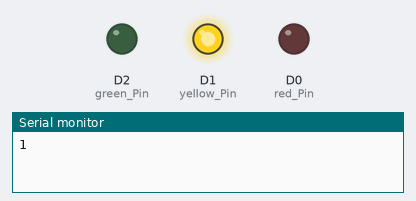
This sketch was run on a simulated ESP8266 (NodeMCU). Shown: output pins drawn as LEDs (lit = HIGH), the last lines printed to the serial monitor. Random numbers use the default seed unless the sketch sets one.

Above: at 0.1 s.
At 11.1 s:
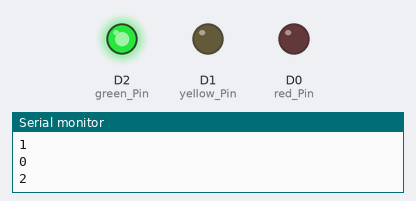
At 20.1 s:
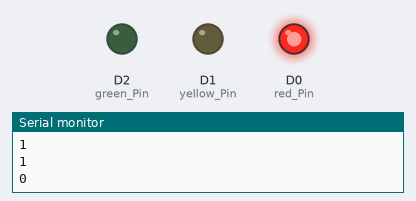
At 39.6 s:
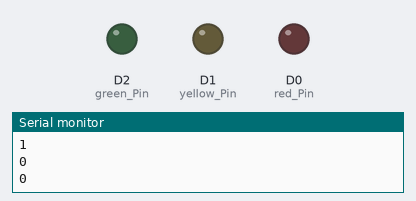
Timing chart, 0 to 40.0 s (numbered marks = the images above):
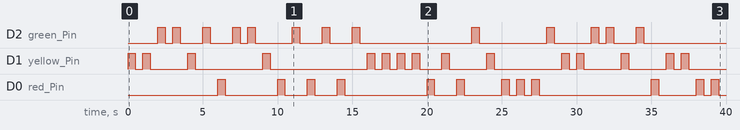

Measured:
- by itself, D2 (green_Pin): LOW → HIGH at 2.0 s, → LOW 0.50 s later, → HIGH 0.50 s later, → LOW 0.50 s later, … (26 changes in this stretch)
- by itself, D1 (yellow_Pin): LOW → HIGH at 0.00 s, → LOW 0.50 s later, → HIGH 0.50 s later, → LOW 0.50 s later, … (30 changes in this stretch)
- by itself, D0 (red_Pin): LOW → HIGH at 6.0 s, → LOW 0.50 s later, → HIGH 3.5 s later, → LOW 0.50 s later, … (24 changes in this stretch)

The sketch:

3LED_Blink_Random.ino
```cpp
// 2 LED blink

#define red_Pin D0
#define yellow_Pin D1
#define green_Pin D2

int randomNo;
int randomPinNo;

void setup() {
  // put your setup code here, to run once:
  pinMode(red_Pin, OUTPUT);
  pinMode(yellow_Pin, OUTPUT);
  pinMode(green_Pin, OUTPUT);
  Serial.begin(9600);
}

void loop() {
  // put your main code here, to run repeatedly:
  randomNo = random(0, 3); // 0, 1, 2
  // randomNo = random(3);
  Serial.println(randomNo);

  // 0,1,2 값을 D1, D2, D3로 바꿔줌
  switch(randomNo) {
    case 0 :
      randomPinNo = D0;
      break;
    case 1 :
      randomPinNo = D1;
      break;
    case 2 :
      randomPinNo = D2;
      break;
  }

  blinkLED(randomPinNo, 500);
}

void blinkLED(int pinNo, int delayTime)
{
  digitalWrite(pinNo, HIGH);
  delay(delayTime);
  digitalWrite(pinNo, LOW);
  delay(delayTime);
}
```
